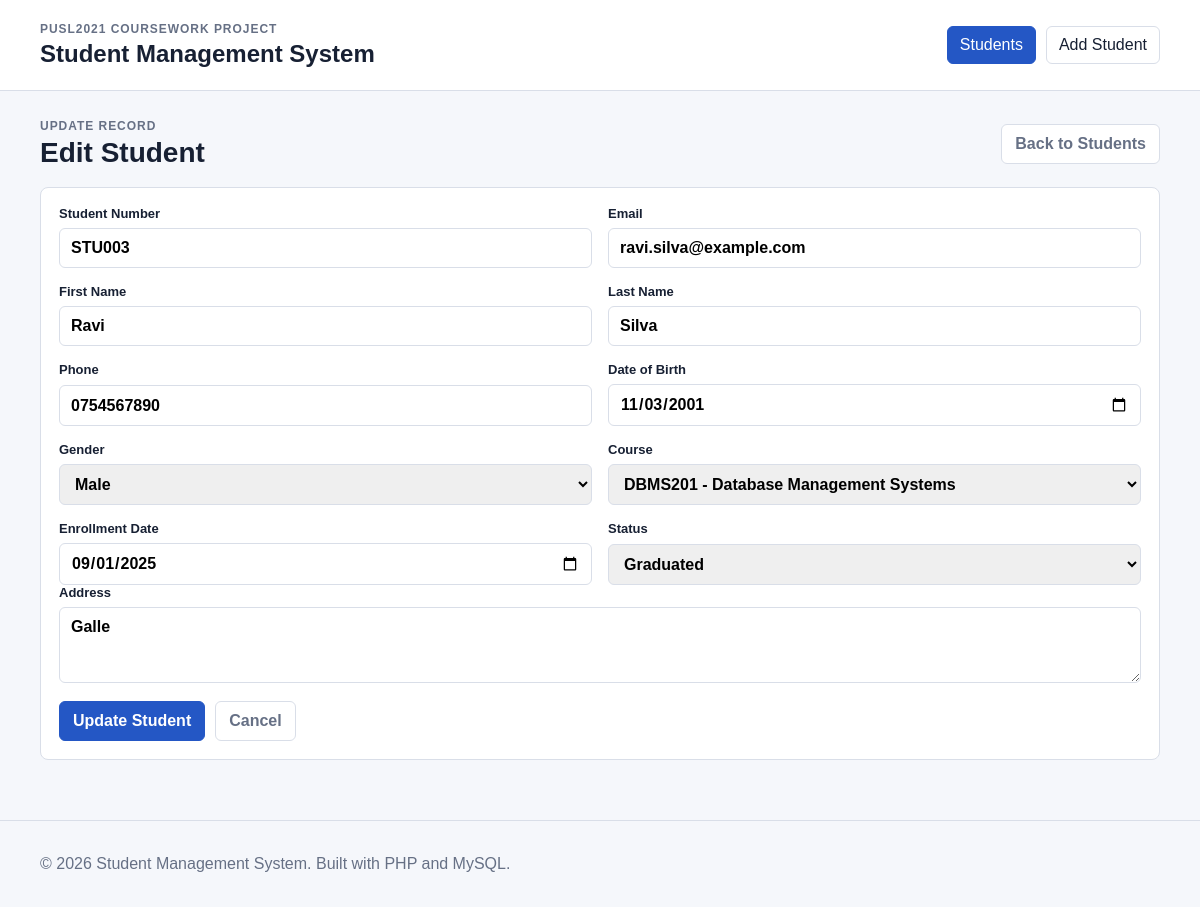
Page /students/edit.php?id=3 on the committed database.
### tables this page shows
CREATE TABLE students (
    id INT AUTO_INCREMENT PRIMARY KEY,
    student_no VARCHAR(20) NOT NULL UNIQUE,
    first_name VARCHAR(50) NOT NULL,
    last_name VARCHAR(50) NOT NULL,
    email VARCHAR(120) NOT NULL UNIQUE,
    phone VARCHAR(20) NULL,
    date_of_birth DATE NULL,
    gender ENUM('Male', 'Female', 'Other') NOT NULL DEFAULT 'Other',
    address VARCHAR(255) NULL,
    course_id INT NOT NULL,
    enrollment_date DATE NOT NULL,
    status ENUM('Active', 'Inactive', 'Graduated') NOT NULL DEFAULT 'Active',
    created_at TIMESTAMP DEFAULT CURRENT_TIMESTAMP,
    updated_at TIMESTAMP DEFAULT CURRENT_TIMESTAMP ON UPDATE CURRENT_TIMESTAMP,
    CONSTRAINT fk_students_course
        FOREIGN KEY (course_id)
        REFERENCES courses(id)
        ON UPDATE CASCADE
        ON DELETE RESTRICT
);

CREATE TABLE courses (
    id INT AUTO_INCREMENT PRIMARY KEY,
    course_code VARCHAR(20) NOT NULL UNIQUE,
    course_name VARCHAR(100) NOT NULL,
    created_at TIMESTAMP DEFAULT CURRENT_TIMESTAMP
);

### includes/functions.php (called while the page is built, shortened)
<?php
function e(mixed $value): string
{
    return htmlspecialchars((string) $value, ENT_QUOTES, 'UTF-8');
}
function get_courses(PDO $pdo): array
{
    $stmt = $pdo->query(
        'SELECT id, course_code, course_name
         FROM courses
         ORDER BY course_name'
    );
    return $stmt->fetchAll();
}
function find_student(PDO $pdo, int $id): ?array
{
    $stmt = $pdo->prepare(
        'SELECT s.*, c.course_code, c.course_name
         FROM students s
         INNER JOIN courses c ON c.id = s.course_id
         WHERE s.id = :id'
    );
    $stmt->execute(['id' => $id]);
    $student = $stmt->fetch();
    return $student ?: null;
}
function field_value(array $data, string $key, string $default = ''): string
{
    return (string) ($data[$key] ?? $default);
}

### students/_form.php (the view, shortened to what this page needs)
<?php
$genders = ['Male', 'Female', 'Other'];
$statuses = ['Active', 'Inactive', 'Graduated'];
?>
<form class="form-card" method="post" action="<?= e($formAction) ?>">
    <div class="grid-2">
        <label>
            <span>Student Number</span>
            <input type="text" name="student_no"
                   value="<?= e(field_value($student, 'student_no')) ?>"
                   placeholder="STU004">
        </label>
        <label>
            <span>Email</span>
            <input type="email" name="email"
                   value="<?= e(field_value($student, 'email')) ?>"
                   placeholder="student@example.com">
        </label>
        <label>
            <span>First Name</span>
            <input type="text" name="first_name"
                   value="<?= e(field_value($student, 'first_name')) ?>">
        </label>
        <label>
            <span>Last Name</span>
            <input type="text" name="last_name"
                   value="<?= e(field_value($student, 'last_name')) ?>">
        </label>
        <label>
            <span>Phone</span>
            <input type="text" name="phone"
                   value="<?= e(field_value($student, 'phone')) ?>"
                   placeholder="0712345678">
        </label>
        <label>
            <span>Date of Birth</span>
            <input type="date" name="date_of_birth"
                   value="<?= e(field_value($student, 'date_of_birth')) ?>">
        </label>
        <label>
            <span>Gender</span>
            <select name="gender">
                <?php foreach ($genders as $gender): ?>
                    <option value="<?= e($gender) ?>"
                        <?= field_value($student, 'gender', 'Other') === $gender ? 'selected' : '' ?>>
                        <?= e($gender) ?>
                    </option>
                <?php endforeach; ?>
            </select>
        </label>
        <label>
            <span>Course</span>
            <select name="course_id">
                <?php foreach ($courses as $course): ?>
                    <option value="<?= e($course['id']) ?>"
                        <?= (int) field_value($student, 'course_id', '0') === (int) $course['id'] ? 'selected' : '' ?>>
                        <?= e($course['course_code'] . ' - ' . $course['course_name']) ?>
                    </option>
                <?php endforeach; ?>
            </select>
        </label>
        <label>
            <span>Enrollment Date</span>
            <input type="date" name="enrollment_date"
                   value="<?= e(field_value($student, 'enrollment_date', date('Y-m-d'))) ?>">
        </label>
        <label>
            <span>Status</span>
            <select name="status">
                <?php foreach ($statuses as $item): ?>
                    <option value="<?= e($item) ?>"
                        <?= field_value($student, 'status', 'Active') === $item ? 'selected' : '' ?>>
                        <?= e($item) ?>
                    </option>
                <?php endforeach; ?>
            </select>
        </label>
    </div>
    <label>
        <span>Address</span>
        <textarea name="address" rows="3"><?= e(field_value($student, 'address')) ?></textarea>
    </label>
    <div class="form-actions">
        <button class="button primary" type="submit"><?= e($buttonText) ?></button>
        <a class="button muted" href="index.php">Cancel</a>
    </div>
</form>

### assets/css/styles.css (style rules this page uses)
:root { --ink: #172033; --muted: #667085; --line: #d9dee8; --surface: #ffffff; --page: #f5f7fb; --primary: #2457c5; --primary-dark: #183d8d; --danger: #b42318; --success-bg: #e8f6ee; --success-text: #11633a; --error-bg: #fff1f0; --error-text: #b42318; }
* { box-sizing: border-box; }
body { margin: 0; font-family: Arial, Helvetica, sans-serif; color: var(--ink); background: var(--page); }
a { color: var(--primary); text-decoration: none; }
.panel, .form-card { background: var(--surface); border: 1px solid var(--line); border-radius: 8px; margin-bottom: 18px; padding: 18px; }
label { display: grid; gap: 7px; font-weight: 700; }
label span { font-size: 13px; }
input, select, textarea { width: 100%; border: 1px solid var(--line); border-radius: 6px; font: inherit; padding: 10px 11px; }
textarea { resize: vertical; }
.grid-2 { display: grid; grid-template-columns: repeat(2, minmax(0, 1fr)); gap: 16px; }
.form-actions { display: flex; align-items: center; gap: 10px; margin-top: 18px; }
.button { align-items: center; background: var(--surface); border: 1px solid var(--line); border-radius: 6px; color: var(--ink); cursor: pointer; display: inline-flex; font: inherit; font-weight: 700; justify-content: center; min-height: 40px; padding: 9px 13px; }
.button.primary { background: var(--primary); border-color: var(--primary); color: #fff; }
.button.muted { color: var(--muted); }

### rows in the picture
students: student_no "STU003", email "ravi.silva@example.com", first_name "Ravi", last_name "Silva", phone "0754567890", date_of_birth "11/03/2001", course_id "DBMS201 - Database Management Systems", enrollment_date "09/01/2025", address "Galle"

### other values in the picture
$buttonText "Update Student"
form field gender "Male"
form field status "Graduated"
